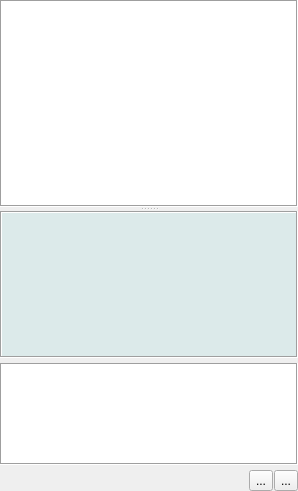
       <widget class="QWidget" name="tilePaintingTab">
        <property name="geometry">
         <rect>
          <x>0</x>
          <y>0</y>
          <width>298</width>
          <height>491</height>
         </rect>
        </property>
        <attribute name="icon">
         <iconset resource="Icons.qrc">
          <normaloff>:/Icons/pencil.png</normaloff>:/Icons/pencil.png</iconset>
        </attribute>
        <attribute name="label">
         <string>Tile Painting</string>
        </attribute>
        <layout class="QVBoxLayout" name="verticalLayout">
         <property name="spacing">
          <number>5</number>
         </property>
         <property name="leftMargin">
          <number>0</number>
         </property>
         <property name="topMargin">
          <number>0</number>
         </property>
         <property name="rightMargin">
          <number>0</number>
         </property>
         <property name="bottomMargin">
          <number>0</number>
         </property>
         <item>
          <widget class="QSplitter" name="splitter_2">
           <property name="sizePolicy">
            <sizepolicy hsizetype="Preferred" vsizetype="Expanding">
             <horstretch>0</horstretch>
             <verstretch>7</verstretch>
            </sizepolicy>
           </property>
           <property name="orientation">
            <enum>Qt::Vertical</enum>
           </property>
           <widget class="TileSelectorView" name="tileSelectorView">
            <property name="sizePolicy">
             <sizepolicy hsizetype="Preferred" vsizetype="Expanding">
              <horstretch>0</horstretch>
              <verstretch>7</verstretch>
             </sizepolicy>
            </property>
            <property name="frameShape">
             <enum>QFrame::Box</enum>
            </property>
            <property name="dragMode">
             <enum>QGraphicsView::NoDrag</enum>
            </property>
           </widget>
           <widget class="MiniMap" name="miniMap">
            <property name="sizePolicy">
             <sizepolicy hsizetype="Preferred" vsizetype="Preferred">
              <horstretch>0</horstretch>
              <verstretch>5</verstretch>
             </sizepolicy>
            </property>
            <property name="palette">
             <palette>
              <active>
               <colorrole role="Base">
                <brush brushstyle="SolidPattern">
                 <color alpha="255">
                  <red>220</red>
                  <green>234</green>
                  <blue>234</blue>
                 </color>
                </brush>
               </colorrole>
              </active>
              <inactive>
               <colorrole role="Base">
                <brush brushstyle="SolidPattern">
                 <color alpha="255">
                  <red>220</red>
                  <green>234</green>
                  <blue>234</blue>
                 </color>
                </brush>
               </colorrole>
              </inactive>
              <disabled>
               <colorrole role="Base">
                <brush brushstyle="SolidPattern">
                 <color alpha="255">
                  <red>240</red>
                  <green>240</green>
                  <blue>240</blue>
                 </color>
                </brush>
               </colorrole>
              </disabled>
             </palette>
            </property>
            <property name="cursor" stdset="0">
             <cursorShape>ArrowCursor</cursorShape>
            </property>
            <property name="mouseTracking">
             <bool>true</bool>
            </property>
            <property name="frameShape">
             <enum>QFrame::Box</enum>
            </property>
            <property name="verticalScrollBarPolicy">
             <enum>Qt::ScrollBarAlwaysOff</enum>
            </property>
            <property name="horizontalScrollBarPolicy">
             <enum>Qt::ScrollBarAlwaysOff</enum>
            </property>
            <property name="backgroundBrush">
             <brush brushstyle="SolidPattern">
              <color alpha="255">
               <red>255</red>
               <green>255</green>
               <blue>255</blue>
              </color>
             </brush>
            </property>
            <property name="dragMode">
             <enum>QGraphicsView::ScrollHandDrag</enum>
            </property>
           </widget>
          </widget>
         </item>
         <item>
          <widget class="LayerListView" name="layerList">
           <property name="enabled">
            <bool>true</bool>
           </property>
           <property name="sizePolicy">
            <sizepolicy hsizetype="Preferred" vsizetype="Preferred">
             <horstretch>0</horstretch>
             <verstretch>2</verstretch>
            </sizepolicy>
           </property>
           <property name="sizeIncrement">
            <size>
             <width>0</width>
             <height>0</height>
            </size>
           </property>
           <property name="baseSize">
            <size>
             <width>0</width>
             <height>0</height>
            </size>
           </property>
           <property name="focusPolicy">
            <enum>Qt::NoFocus</enum>
           </property>
           <property name="acceptDrops">
            <bool>true</bool>
           </property>
           <property name="frameShape">
            <enum>QFrame::Box</enum>
           </property>
           <property name="sizeAdjustPolicy">
            <enum>QAbstractScrollArea::AdjustToContentsOnFirstShow</enum>
           </property>
           <property name="editTriggers">
            <set>QAbstractItemView::AnyKeyPressed|QAbstractItemView::DoubleClicked|QAbstractItemView::EditKeyPressed</set>
           </property>
           <property name="showDropIndicator" stdset="0">
            <bool>true</bool>
           </property>
           <property name="dragEnabled">
            <bool>true</bool>
           </property>
           <property name="dragDropOverwriteMode">
            <bool>false</bool>
           </property>
           <property name="dragDropMode">
            <enum>QAbstractItemView::InternalMove</enum>
           </property>
           <property name="defaultDropAction">
            <enum>Qt::MoveAction</enum>
           </property>
           <property name="alternatingRowColors">
            <bool>true</bool>
           </property>
           <property name="selectionMode">
            <enum>QAbstractItemView::SingleSelection</enum>
           </property>
           <property name="selectionBehavior">
            <enum>QAbstractItemView::SelectRows</enum>
           </property>
           <property name="horizontalScrollMode">
            <enum>QAbstractItemView::ScrollPerPixel</enum>
           </property>
           <property name="showGrid">
            <bool>false</bool>
           </property>
           <property name="wordWrap">
            <bool>false</bool>
           </property>
           <property name="rowCount">
            <number>0</number>
           </property>
           <attribute name="horizontalHeaderVisible">
            <bool>false</bool>
           </attribute>
           <attribute name="horizontalHeaderCascadingSectionResizes">
            <bool>true</bool>
           </attribute>
           <attribute name="horizontalHeaderDefaultSectionSize">
            <number>70</number>
           </attribute>
           <attribute name="horizontalHeaderHighlightSections">
            <bool>false</bool>
           </attribute>
           <attribute name="horizontalHeaderMinimumSectionSize">
            <number>70</number>
           </attribute>
           <attribute name="horizontalHeaderShowSortIndicator" stdset="0">
            <bool>false</bool>
           </attribute>
           <attribute name="horizontalHeaderStretchLastSection">
            <bool>true</bool>
           </attribute>
           <attribute name="verticalHeaderVisible">
            <bool>false</bool>
           </attribute>
           <attribute name="verticalHeaderDefaultSectionSize">
            <number>20</number>
           </attribute>
           <column>
            <property name="text">
             <string>Visible</string>
            </property>
           </column>
           <column>
            <property name="text">
             <string>Layer Name</string>
            </property>
            <property name="textAlignment">
             <set>AlignLeft|AlignVCenter</set>
            </property>
           </column>
          </widget>
         </item>
         <item>
          <layout class="QHBoxLayout" name="horizontalLayout_2">
           <property name="spacing">
            <number>1</number>
           </property>
           <item>
            <spacer name="horizontalSpacer_2">
             <property name="orientation">
              <enum>Qt::Horizontal</enum>
             </property>
             <property name="sizeHint" stdset="0">
              <size>
               <width>40</width>
               <height>0</height>
              </size>
             </property>
            </spacer>
           </item>
           <item alignment="Qt::AlignRight">
            <widget class="QToolButton" name="addLayerButton">
             <property name="text">
              <string>...</string>
             </property>
             <property name="icon">
              <iconset resource="Icons.qrc">
               <normaloff>:/Icons/addvalue.png</normaloff>:/Icons/addvalue.png</iconset>
             </property>
             <property name="iconSize">
              <size>
               <width>10</width>
               <height>10</height>
              </size>
             </property>
             <property name="autoRaise">
              <bool>false</bool>
             </property>
            </widget>
           </item>
           <item>
            <widget class="QToolButton" name="removeLayerButton">
             <property name="text">
              <string>...</string>
             </property>
             <property name="icon">
              <iconset resource="Icons.qrc">
               <normaloff>:/Icons/removevalue.png</normaloff>:/Icons/removevalue.png</iconset>
             </property>
             <property name="iconSize">
              <size>
               <width>10</width>
               <height>10</height>
              </size>
             </property>
            </widget>
           </item>
          </layout>
         </item>
        </layout>
       </widget>
